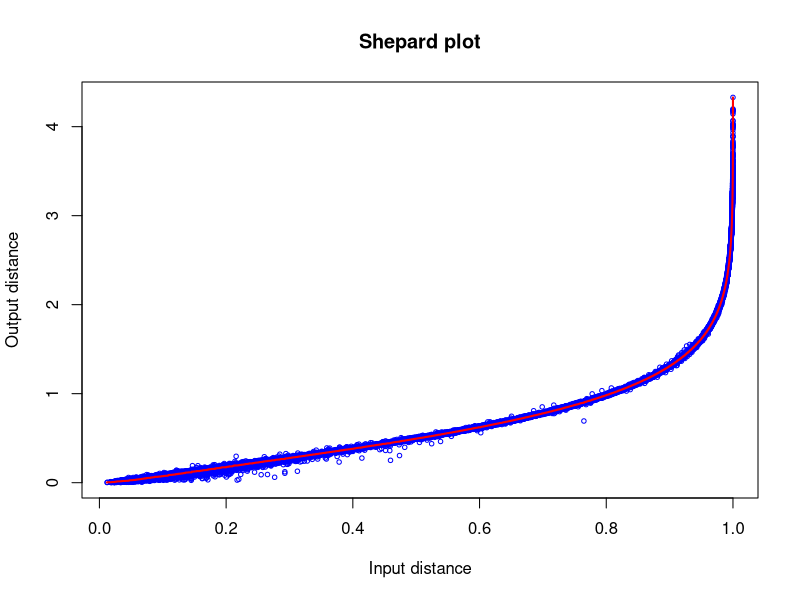

Source code (R):
library(RColorBrewer)
library(vegan)
library(scales)
library(MASS)
# Shepard plot

data <- read.csv("population_data.csv", sep=";", encoding = "UTF-8")

dis <- vegdist(data[c(2:21)])
mds <- isoMDS(dis)
shepard_data <- Shepard(dis, mds$points)

plot(shepard_data, pch=21, cex=0.6, xlab="Input distance", ylab="Output distance",
     col="blue", main = "Shepard plot")
lines(shepard_data$x, shepard_data$yf, type = "S", lwd=2.0, col="red")
